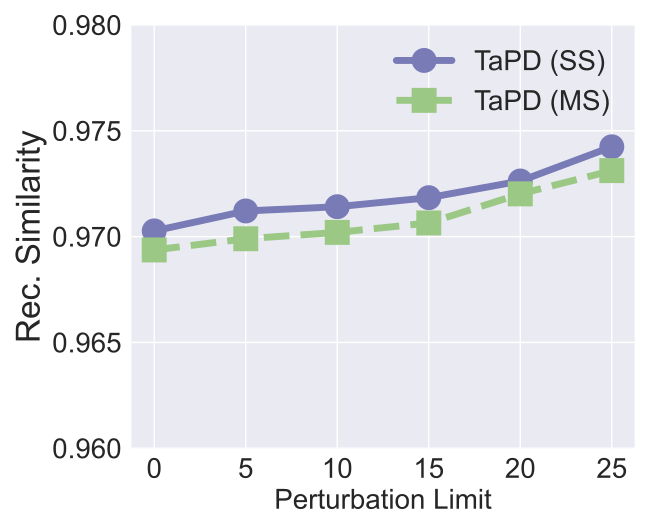

Recreate this plot in Python.


import numpy as np
import matplotlib.pyplot as plt

epsilon = 3
beta = 1 / epsilon


x=[1, 2, 3, 4, 5, 6]
# validation_for_plt =[97,95.8600, 94.9400, 93.5400, 93.2400]
# attack_for_plt=[0, 0.3524, 0, 0.1762, 0.1762]
# basic_for_plt=[99.8, 99.8, 99.8, 99.8, 99.8]

labels = ['0', '5', '10', '15', '20', '25']
# unl_org = [97.77, 97.55, 97.35, 97.29, 97.21, 97.21]

# unl_hess_r = [96.6, 96.66, 96.04, 95.94, 95.85, 97.21]
unl_mib = [0.97027, 0.971212, 0.971413, 0.97184, 0.972628, 0.9742451]

unl_muv = [0.96937, 0.96990, 0.9701990, 0.970645, 0.972020, 0.973118]
# unl_ss_wo = [94.32, 94.53, 94.78, 93.38, 94.04, 97.21]
# for i in range(len(x)):
#     unl_mib[i] = unl_mib[i]*10
#     unl_muv[i] = unl_muv[i] * 10

plt.style.use('seaborn')
plt.figure(figsize=(6.5, 5.3))
l_w=5
m_s=15
marker_s = 3
markevery=1
#plt.figure(figsize=(8, 5.3))
#plt.plot(x, unl_fr, color='blue', marker='^', label='Retrain',linewidth=l_w, markersize=m_s)
plt.plot(x, unl_mib, linestyle='-', color='#797BB7', marker='o', fillstyle='full', markevery=markevery,
         label='TaPD (SS)', linewidth=l_w, markersize=m_s, markeredgewidth=marker_s)

#plt.plot(x, unl_ss_w, color='g',  marker='*',  label='PriMU$_{w}$',linewidth=l_w, markersize=m_s)
plt.plot(x, unl_muv, linestyle='--', color='#9BC985',  marker='s', fillstyle='full', markevery=markevery,
         label='TaPD (MS)',linewidth=l_w, markersize=m_s, markeredgewidth=marker_s)

# plt.plot(x, unl_mib, linestyle=':', color='r',  marker='^', fillstyle='none', markevery=markevery,
#          label='VBU', linewidth=l_w,  markersize=m_s, markeredgewidth=marker_s)

# plt.plot(x, unl_hess_r, linestyle='-.', color='k',  marker='D', fillstyle='none', markevery=markevery,
#          label='HBFU',linewidth=l_w, markersize=m_s, markeredgewidth=marker_s)



#plt.plot(x, unl_vibu, color='silver',  marker='d',  label='VIBU',linewidth=4,  markersize=10)

# plt.plot(x, y_sa03, color='r',  marker='2',  label='AAAI21 A_acc, pr=0.3',linewidth=3, markersize=8)
# plt.plot(x, y_sa05, color='darkblue',  marker='4',  label='AAAI21 A_acc, pr=0.5',linewidth=3, markersize=8)
# plt.plot(x, y_ma03, color='darkviolet',  marker='3',  label='FedMC A_acc, pr=0.3',linewidth=3, markersize=8)
# plt.plot(x, y_ma05, color='cyan',  marker='p',  label='FedMC A_acc, pr=0.5',linewidth=3, markersize=8)


# plt.grid()
leg = plt.legend(fancybox=True, shadow=True)
# plt.xlabel('Malicious Client Ratio (%)' ,fontsize=16)
plt.ylabel('Rec. Similarity' ,fontsize=24)
my_y_ticks = np.arange(0.96, 0.98, 0.005)
plt.yticks(my_y_ticks,fontsize=20)
plt.xlabel('Perturbation Limit' ,fontsize=20)

plt.xticks(x, labels, fontsize=20)
# plt.title('CIFAR10 IID')

#plt.annotate(r"1e0", xy=(0.1, 1.01), xycoords='axes fraction', xytext=(-10, 10),textcoords='offset points', ha='right', va='center', fontsize=15)

# plt.title('On CIFAR10', fontsize=24)
plt.legend(loc='best',fontsize=20)
plt.tight_layout()
#plt.title("MNIST")
plt.rcParams['figure.figsize'] = (2.0, 1)
plt.rcParams['image.interpolation'] = 'nearest'
plt.rcParams['figure.subplot.left'] = 0.11
plt.rcParams['figure.subplot.bottom'] = 0.08
plt.rcParams['figure.subplot.right'] = 0.977
plt.rcParams['figure.subplot.top'] = 0.969
plt.savefig('cifar10_rec_mse_noise_analysis.pdf', format='pdf', dpi=200)
plt.show()
